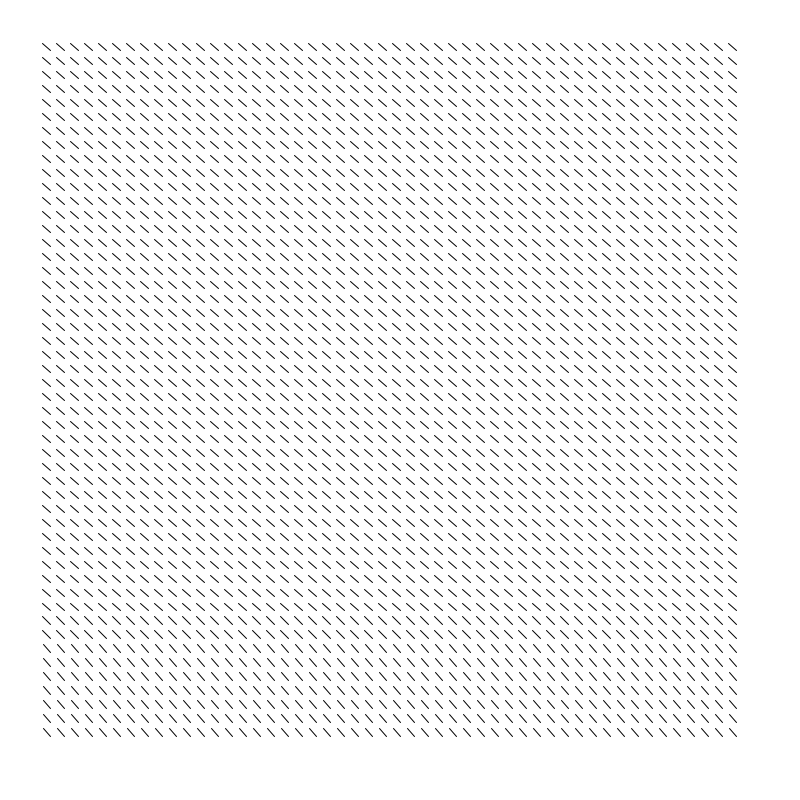
Frame 1 (no input)
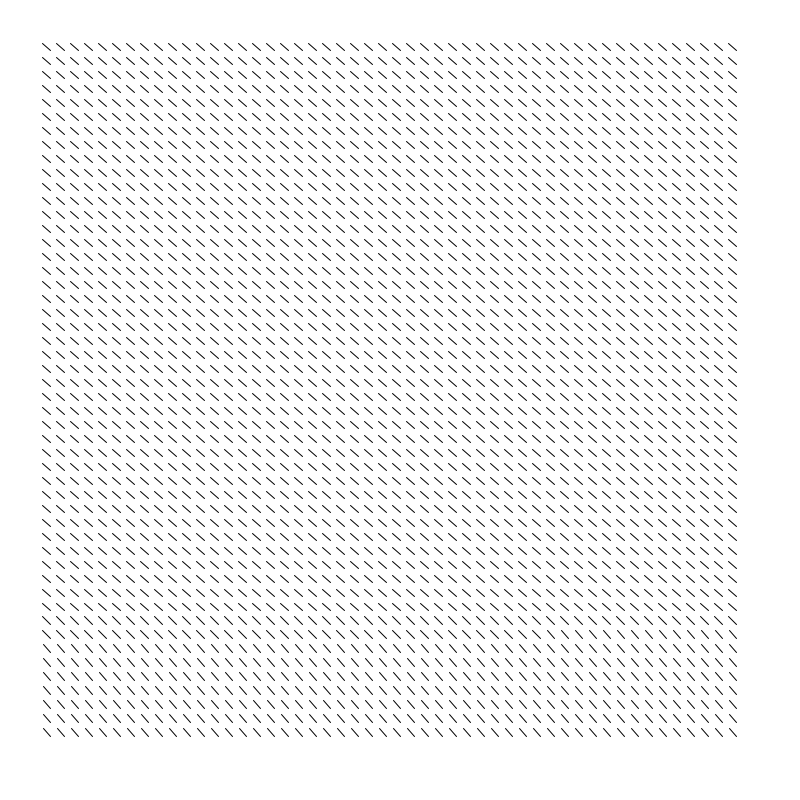
Frame 60 (the mouse pressed at the canvas centre just before this capture)
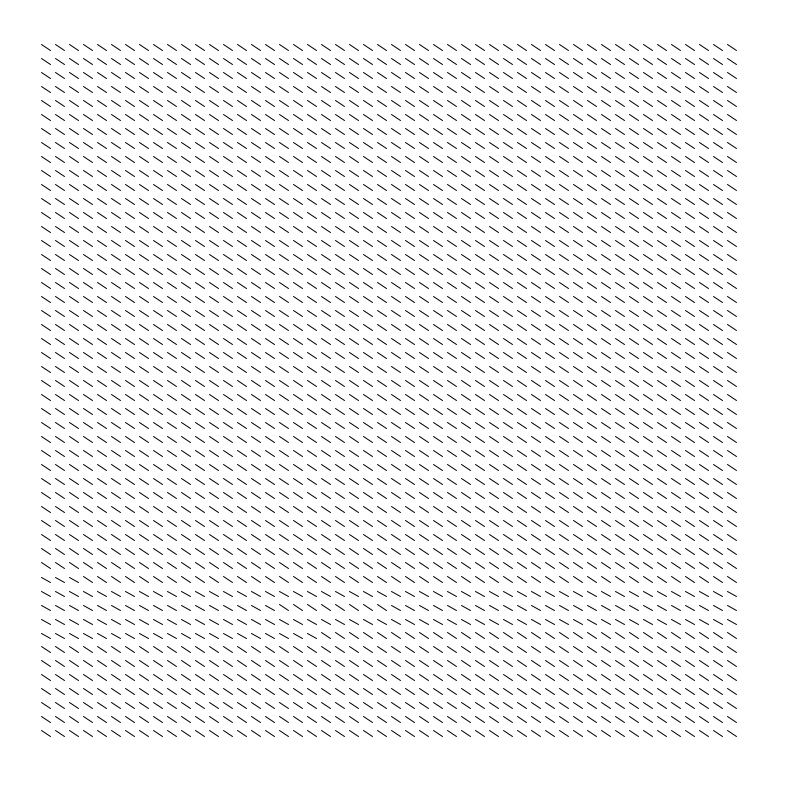
Frame 120 (the mouse held since frame 60 and released just before this capture)

The Processing sketch that drew these frames (run headless with seeded random() and noise(); from frame 60 on, the mouse is pressed at the canvas centre):

// Processing sketch: noisefield_09
// ── noisefield_09.pde

float marginX=50, marginY=50;
int numCols=50, numRows=50;
float colWidth, rowHeight;
float pal = 10;

float[][] field;

void setup(){
  size(800, 800);
  field = new float[numRows][numCols];
  setField();
  colWidth = (width - 2*marginX) / (float) numCols;
  rowHeight = (height - 2*marginY) / (float) numRows;
}


void draw(){
  background(255);
  setField();
  displayField();
}

void setField(){
  float nr=0;
  float nc=0;
  for(int r=0; r<field.length; r++){
    
    for(int c=0; c<field[r].length; c++){
      //field[r][c] = random(0, TWO_PI);
      field[r][c] = TWO_PI*noise(nr, sin(nc * nr), frameCount/500f);
      nc+=0.001;
    }
    nr+=0.001;
  }
}

void displayField(){
  for(int r=0; r<field.length; r++){
    for(int c=0; c<field[r].length; c++){
      
      float x1 = marginX + c*colWidth;
      float y1 = marginY + r*rowHeight;
      
      float x2 = x1 + pal*cos(field[r][c]);
      float y2 = y1 + pal*sin(field[r][c]);
      line(x1, y1, x2, y2);
    }
  }
}
